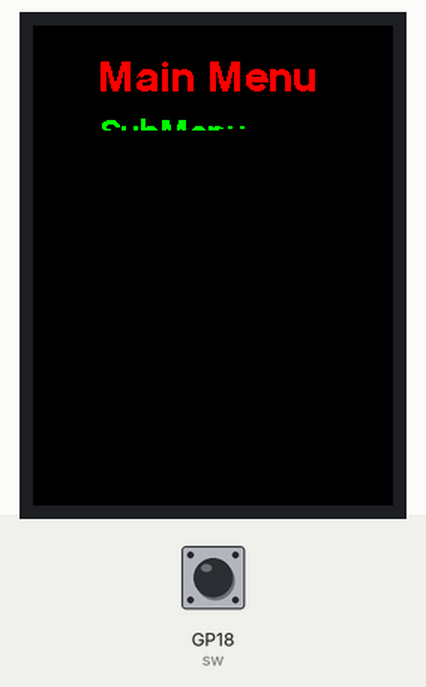
A program run on a simulated Raspberry Pi Pico running MicroPython. Parts: 240×320 colour display. Inputs (shaded band) come from the test bench; at power-on: GP18 (sw) HIGH. Library files of the repository ran but are not shown: ili934xnew.py, glcdfont.py, tt14.py, tt24.py, tt32.py; what the program prints to the serial console is not drawn.

Above: at 0.7 s.
At 2.2 s:
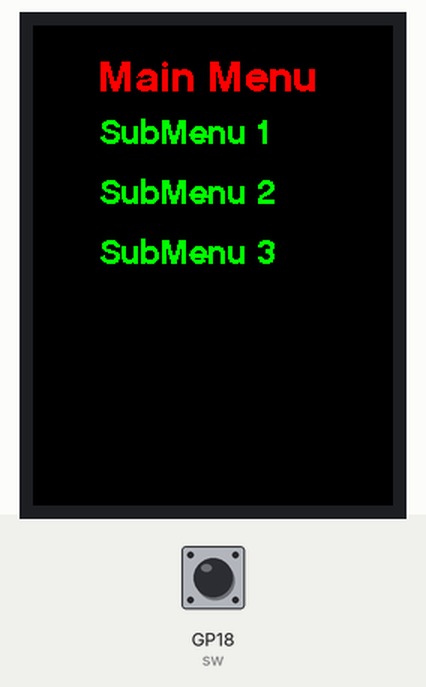
2.3 s: GP18 (sw) pulled LOW for 0.15 s
Timing chart, 0 to 5.3 s (numbered marks = the images above; inputs shaded):
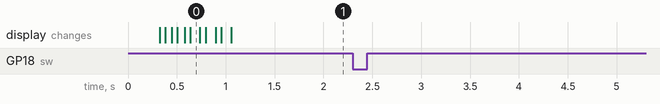

Measured:
- after the input at 2.3 s, every drawn part: stays the same

The program:

pico_menu_rotary_test.py
```python
"""
Exercise on Raspberry Pi Pico/MicroPython
with 320x240 ILI9341 SPI Display
"""
from ili934xnew import ILI9341, color565
from machine import Pin, SPI
from micropython import const
import glcdfont
import tt14
import tt24
import tt32
import time

SCR_WIDTH = const(320)
SCR_HEIGHT = const(240)
SCR_ROT = const(2)
CENTER_Y = int(SCR_WIDTH/2)
CENTER_X = int(SCR_HEIGHT/2)

TFT_CLK_PIN = const(2)
TFT_MOSI_PIN = const(3)
TFT_MISO_PIN = const(4)

TFT_CS_PIN = const(5)
TFT_RST_PIN = const(0)
TFT_DC_PIN = const(1)

dt = 17  # dt connected to GP17, step pin pin
clk = 16 # clk connected to GP16, direction pin

dt_pin = Pin(dt, Pin.IN)  # Using 10K Pullup resistor on Rotary encoder dev board
clk_pin = Pin(clk, Pin.IN)  # Using 10K Pullup resistor on Rotary encoder dev board

# fonts = [glcdfont,tt14,tt24,tt32]

# Colors
RED = (255, 0, 0)
GREEN = (0, 255, 0)
BLACK = (0, 0, 0)

# Pos
POS = [(45, 20), (45, 60), (45, 100), (45, 140)]

spi = SPI(
    0,
    baudrate=40000000,
    miso=Pin(TFT_MISO_PIN),
    mosi=Pin(TFT_MOSI_PIN),
    sck=Pin(TFT_CLK_PIN))

display = ILI9341(
    spi,
    cs=Pin(TFT_CS_PIN),
    dc=Pin(TFT_DC_PIN),
    rst=Pin(TFT_RST_PIN),
    w=SCR_WIDTH,
    h=SCR_HEIGHT,
    r=SCR_ROT)

display.erase()
display.fill_rectangle(0, 0, 240, 320, color=color565(0,0,0))

def menu_item(color, pos, font, Text):
    """Menu item.

    Args:
        color: Color as a tuple (c1, c2, c3).
        pos: Position as a tuple (x, y).
        font: The font.
        Text: The text to display.
    """
    display.set_pos(*pos)
    display.set_font(font)
    display.set_color(color565(*color), color565(*BLACK))
    display.print(Text)

def display_main():
    menu_item(RED, POS[0], tt32, 'Main Menu')
    menu_item(GREEN, POS[1], tt24, 'SubMenu 1')
    menu_item(GREEN, POS[2], tt24, 'SubMenu 2')
    menu_item(GREEN, POS[3], tt24, 'SubMenu 3')

def display_SubMenu1():
    menu_item(GREEN, POS[0], tt32, 'SubMenu 1')
    menu_item(GREEN, POS[1], tt24, 'Item 1')
    menu_item(GREEN, POS[2], tt24, 'Item 2')
    menu_item(GREEN, POS[3], tt24, 'Item 3')
# time.sleep(1)

display_main()

print("- bye-")


# from machine import Pin
# from time import sleep

sw = Pin(18, Pin.IN, Pin.PULL_UP)

switch_state = False  # switch in open position, GP26 high

def handle_interrupt(pin):
    global switch_state
    switch_state = True    # switch closed, GP26 low

def clk_pin_interrupt(pin):
    global a
    global b
    a = clk_pin.value()
    b = dt_pin.value()
    # print("clk_pin = ", a)
    # print("dt_pin = ", b)
    global change
    change = True

sw.irq(trigger=Pin.IRQ_FALLING, handler=handle_interrupt)  # interrupt triggered when switch is pressed (closed)
clk_pin.irq(trigger=Pin.IRQ_FALLING | Pin.IRQ_RISING, handler=clk_pin_interrupt)

#previous_value = clk_pin.value()
change = False
state = 0 # Main Menu with text "Main Menu" highlighted

while True:
    if switch_state:
        # print('Switch Pressed, Interrupt caused by: ', sw)
         #menu_item(255,0, 0, 45, 100, tt32, "SubMenu 2")
        if state == 0:
            print("You are at Main Menu")
        # sleep(1)
        switch_state = False

    # if previous_value != clk_pin.value():
    if change:   # implied change = True
        if ((a != b) and state == 0):
            menu_item(GREEN, POS[0], tt32, 'Main Menu')
            menu_item(RED, POS[1], tt24, 'SubMenu 1')
            state = 1 # Main Menu with text "SubMenu 1" highlighted
            # print("state = ", state)
        elif ((a == b) and state == 0):
            menu_item(GREEN, POS[0], tt32, 'Main Menu')
            menu_item(RED, POS[3], tt24, 'SubMenu 3')
            state = 3
        elif ((a != b) and state == 1):
            menu_item(GREEN, POS[1], tt24, 'SubMenu 1')
            menu_item(RED, POS[2], tt24, 'SubMenu 2')
            state = 2      # Main Menu with text "SubMenu 1" highlighted
            # print("state = ", state)
        elif ((a == b) and state == 1):
            #pass
            menu_item(GREEN, POS[1], tt24, 'SubMenu 1')
            menu_item(RED, POS[0], tt32, 'Main Menu')
            state = 0
        elif ((a != b) and state == 2):
            menu_item(GREEN, POS[2], tt24, 'SubMenu 2')
            menu_item(RED, POS[3], tt24, 'SubMenu 3')
            state = 3     # Main Menu with text "SubMenu 1" highlighted
            # print("state = ", state)
        elif ((a == b) and state == 2):
            #pass
            menu_item(GREEN, POS[2], tt24, 'SubMenu 2')
            menu_item(RED, POS[1], tt24, 'SubMenu 1')
            state = 1
        elif ((a != b) and state == 3):
            menu_item(GREEN, POS[3], tt24, 'SubMenu 3')
            menu_item(RED, POS[0], tt32, 'Main Menu')
            state = 0     # Main Menu with text "SubMenu 1" highlighted
            # print("state = ", state)
        elif ((a == b) and state == 3):
            #pass
            menu_item(GREEN, POS[3], tt24, 'SubMenu 3')
            menu_item(RED, POS[2], tt24, 'SubMenu 2')
            state = 2
        else:
            # pass
            print("At else statement")
            print("state = ", state)


        # previous_value = clk_pin.value()
        change = False

    time.sleep(0.1)
    #print("charge = ", change)
        # print(clk_pin.value())
    #print(state)
        # time.sleep(1)

"""

while True:
    pass
"""
```
